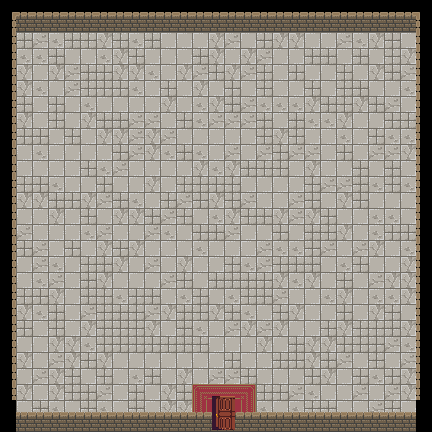

A level layout from a 2D game, rendered from its tile map. Below: a short description, then the map file with tile-grid data replaced by summaries:
An orthogonal 27x27 tile map with 16x16 px tiles, 10 tile layers (floor, walls, décoration, Calque de Tuiles 6, ...), 3 tilesets and 6 objects (4x collision, player_spawn, exit_temple).

<map version="1.10" tiledversion="1.10.2" orientation="orthogonal" renderorder="right-down" width="27" height="27" tilewidth="16" tileheight="16" infinite="0" nextlayerid="19" nextobjectid="11">
 <tileset firstgid="1" name="donjon1" tilewidth="16" tileheight="16" tilecount="2173" columns="41">
  <image source="assets/assetspng.png" trans="000000" width="656" height="855" />
 </tileset>
 <tileset firstgid="2174" source="nature.tsx" />
 <tileset firstgid="2894" name="assets" tilewidth="16" tileheight="16" tilecount="2173" columns="41">
  <image source="assets/assetspng.png" trans="000000" width="656" height="855" />
 </tileset>
 <layer id="4" name="floor" width="27" height="27">
  <data>[729 cells, 600 non-empty, 9 distinct tile ids]</data>
 </layer>
 <layer id="1" name="walls" width="27" height="27">
  <data>[729 cells, 102 non-empty, 8 distinct tile ids]</data>
 </layer>
 <layer id="6" name="décoration" width="27" height="27">
  <data>[729 cells, 12 non-empty, 9 distinct tile ids]</data>
 </layer>
 <layer id="9" name="Calque de Tuiles 6" width="27" height="27">
  <data>[729 cells, 0 non-empty, 0 distinct tile ids]</data>
 </layer>
 <layer id="10" name="Calque de Tuiles 7" width="27" height="27">
  <data>[729 cells, 0 non-empty, 0 distinct tile ids]</data>
 </layer>
 <layer id="11" name="Calque de Tuiles 8" width="27" height="27">
  <data>[729 cells, 0 non-empty, 0 distinct tile ids]</data>
 </layer>
 <layer id="17" name="Calque de Tuiles 9" width="27" height="27">
  <data>[729 cells, 0 non-empty, 0 distinct tile ids]</data>
 </layer>
 <layer id="18" name="Calque de Tuiles 10" width="27" height="27">
  <data>[729 cells, 0 non-empty, 0 distinct tile ids]</data>
 </layer>
 <layer id="3" name="walls-back-player" width="27" height="27">
  <data>[729 cells, 50 non-empty, 2 distinct tile ids]</data>
 </layer>
 <layer id="5" name="exit" width="27" height="27">
  <data>[729 cells, 6 non-empty, 6 distinct tile ids]</data>
 </layer>
 <objectgroup id="8" name="téléporteur">
  <object id="6" name="player_spawn" x="227.25" y="161.5">
   <point />
  </object>
  <object id="10" name="exit_temple" x="211.875" y="400.125" width="23" height="31.25" />
 </objectgroup>
 <objectgroup id="7" name="collision">
  <object id="2" type="collision" x="0" y="16" width="16" height="416" />
  <object id="3" type="collision" x="0" y="0" width="432.333" height="35.6667" />
  <object id="4" type="collision" x="416" y="0" width="15" height="432.75" />
  <object id="5" type="collision" x="0" y="421.25" width="432.5" height="10.75" />
 </objectgroup>
</map>
